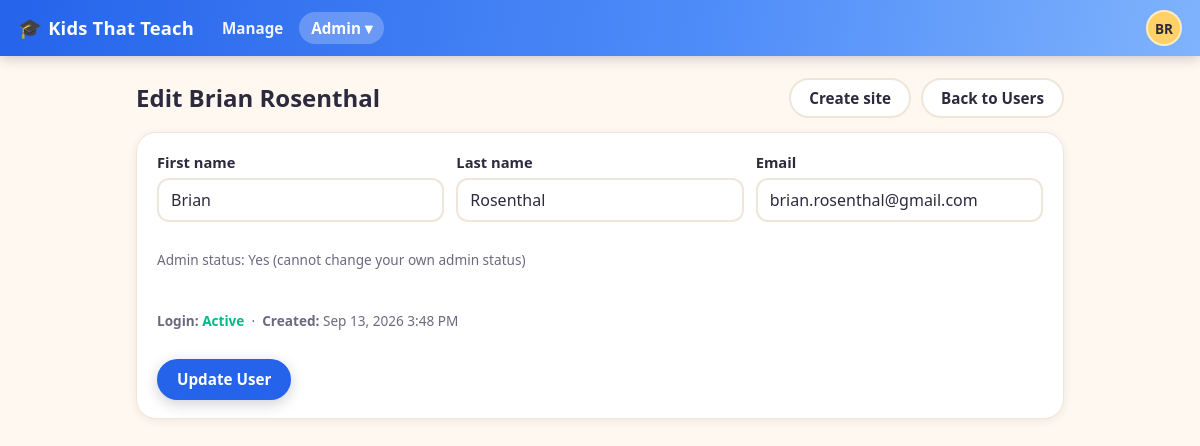
/admin/user_edit.php?id=1 (signed in), run on the app's committed database.
### tables this page shows
CREATE TABLE settings (
  id INT AUTO_INCREMENT PRIMARY KEY,
  key_name VARCHAR(191) NOT NULL UNIQUE,
  value LONGTEXT NULL,
  updated_at DATETIME NOT NULL DEFAULT CURRENT_TIMESTAMP ON UPDATE CURRENT_TIMESTAMP
);

CREATE TABLE users (
  id INT AUTO_INCREMENT PRIMARY KEY,
  first_name VARCHAR(100) NOT NULL,
  last_name VARCHAR(100) NOT NULL,
  email VARCHAR(255) DEFAULT NULL UNIQUE,
  password_hash VARCHAR(255) NOT NULL DEFAULT '',
  is_admin TINYINT(1) NOT NULL DEFAULT 0 COMMENT 'App administrator',
  email_verify_token VARCHAR(64) DEFAULT NULL,
  email_verified_at DATETIME DEFAULT NULL,
  password_reset_token_hash CHAR(64) DEFAULT NULL,
  password_reset_expires_at DATETIME DEFAULT NULL,
  created_at DATETIME NOT NULL DEFAULT CURRENT_TIMESTAMP
);

### partials.php (called while the page is built)
<?php
require_once __DIR__ . '/config.php';
require_once __DIR__ . '/settings.php';
require_once __DIR__ . '/lib/Application.php';
require_once __DIR__ . '/lib/ApplicationUI.php';
function h($s) {
    return htmlspecialchars($s ?? '', ENT_QUOTES, 'UTF-8');
}
function header_html(string $title): void {
    ApplicationUI::headerHtml($title);
}
function footer_html(): void {
    ApplicationUI::footerHtml();
}

### config.php (called while the page is built, shortened)
<?php
function pdo(): PDO {
    static $pdo = null;
    if ($pdo === null) {
        $dsn = 'mysql:host=' . DB_HOST . ';dbname=' . DB_NAME . ';charset=utf8mb4';
        $options = [
            PDO::ATTR_ERRMODE => PDO::ERRMODE_EXCEPTION,
            PDO::ATTR_DEFAULT_FETCH_MODE => PDO::FETCH_ASSOC,
            PDO::ATTR_EMULATE_PREPARES => false,
        ];
        $pdo = new PDO($dsn, DB_USER, DB_PASS, $options);
    }
    return $pdo;
}
function current_user(): ?array {
    require_once __DIR__ . '/lib/UserManagement.php';
    if (!empty($_SESSION['uid'])) {
        static $user = null;
        if ($user === null) {
            $user = UserManagement::findById((int)$_SESSION['uid']) ?: false;
        }
        return $user ?: null;
    }
    return null;
}
function require_admin(): void {
    $user = current_user();
}

### lib/UserManagement.php (called while the page is built, shortened)
<?php
require_once __DIR__ . '/../config.php';
require_once __DIR__ . '/../settings.php';
class UserManagement {
    private static function pdo(): PDO {
        return pdo();
    }
    public static function findById(int $id): ?array {
        $st = self::pdo()->prepare('SELECT * FROM users WHERE id=? LIMIT 1');
        $st->execute([$id]);
        $row = $st->fetch();
        return $row ?: null;
    }
}

### settings.php (called while the page is built, shortened)
<?php
require_once __DIR__ . '/config.php';
class Settings {
    private static function pdo(): PDO {
        return pdo();
    }
    public static function get(string $key, string $default = ''): string {
        $st = self::pdo()->prepare('SELECT value FROM settings WHERE key_name = ? LIMIT 1');
        $st->execute([$key]);
        $row = $st->fetch();
        return $row ? (string)$row['value'] : $default;
    }
    public static function siteTitle(): string {
        return self::get('site_title', APP_NAME);
    }
}

### admin/user_edit.php (the view, shortened to what this page needs)
<?php
require_once __DIR__ . '/../partials.php';
require_once __DIR__ . '/../lib/UserManagement.php';
require_admin();
$userId = (int)($_GET['id'] ?? 0);
$user = UserManagement::findById($userId);
$form = [];
foreach (['first_name', 'last_name', 'email', 'is_admin'] as $field) {
    $form[$field] = $_GET[$field] ?? ($user[$field] ?? '');
}
$me = current_user();
$canEditAdmin = ((int)$user['id'] !== (int)$me['id']);
$hasPassword = ($user['password_hash'] !== '');
$userName = trim(($user['first_name'] ?? '') . ' ' . ($user['last_name'] ?? ''));
$site = SiteManagement::findByUserId($userId);
header_html('Edit ' . $userName);
?>
<div class="page-head">
  <h2>Edit <?= h($userName) ?></h2>
  <div class="actions">
    <?php if ($site): ?>
      <a class="button" href="/manage/?user_id=<?= (int)$userId ?>">Content</a>
      <a class="button" href="/manage/site_settings.php?site_id=<?= (int)$site['id'] ?>">Site settings</a>
    <?php else: ?>
      <a class="button" href="/manage/?user_id=<?= (int)$userId ?>">Create site</a>
    <?php endif; ?>
    <a class="button" href="/admin/users.php">Back to Users</a>
  </div>
</div>
<div class="card">
  <form method="post" action="/admin/user_edit_eval.php" class="stack">
    <div class="grid form-grid">
      <label>First name
        <input type="text" name="first_name" value="<?=h($form['first_name'] ?? '')?>" required>
      </label>
      <label>Last name
        <input type="text" name="last_name" value="<?=h($form['last_name'] ?? '')?>" required>
      </label>
      <label>Email
        <input type="email" name="email" value="<?=h($form['email'] ?? '')?>" required>
      </label>
    </div>
    <?php if ($canEditAdmin): ?>
      <label class="inline">
        <input type="checkbox" name="is_admin" value="1" <?= !empty($form['is_admin']) ? 'checked' : '' ?>>
        Admin user
      </label>
    <?php else: ?>
      <p class="small">Admin status: <?= !empty($user['is_admin']) ? 'Yes' : 'No' ?> (cannot change your own admin status)</p>
    <?php endif; ?>
    <p class="small">
      <strong>Login:</strong>
      <?php if (!empty($user['email_verified_at'])): ?>
        <span class="status-verified">Active</span>
      <?php elseif (!$hasPassword): ?>
        <span class="status-pending">Awaiting account activation</span>
      <?php else: ?>
        <span class="status-pending">Pending email verification</span>
      <?php endif; ?>
      &nbsp;·&nbsp; <strong>Created:</strong> <?= h(date('M j, Y g:i A', strtotime($user['created_at']))) ?>
    </p>
    <div class="actions">
      <button class="button primary" type="submit">Update User</button>
    </div>
  </form>
</div>
<?php footer_html(); ?>

### lib/ApplicationUI.php (shortened to what this page needs)
<?php
require_once __DIR__ . '/../config.php';
require_once __DIR__ . '/../settings.php';
class ApplicationUI {
    public static function staticResourceUrl(string $path): string {
        $filePath = __DIR__ . '/../' . ltrim($path, '/');
        $version = @filemtime($filePath);
        return $path . '?v=' . $version;
    }
    public static function cssLink(string $path): string {
        $url = self::staticResourceUrl($path);
        return '<link rel="stylesheet" href="' . htmlspecialchars($url, ENT_QUOTES, 'UTF-8') . '">';
    }
    public static function jsScript(string $path): string {
        $url = self::staticResourceUrl($path);
        return '<script src="' . htmlspecialchars($url, ENT_QUOTES, 'UTF-8') . '"></script>';
    }
    public static function headerHtml(string $title): void {
        $u = current_user();
        $script = $_SERVER['SCRIPT_NAME'] ?? '';
        $siteTitle = Settings::siteTitle();
        echo '<!doctype html><html><head><meta charset="utf-8"><meta name="viewport" content="width=device-width,initial-scale=1">';
        echo self::cssLink('/styles.css');
        echo self::cssLink('/video-panel.css');
        echo '</head><body>';
        if ($u) {
            $navItems = [
                ['path' => '/manage/', 'label' => 'Manage', 'prefixes' => ['/manage/']],
            ];
            echo '<header class="topbar">';
            echo '<a class="brand" href="/manage/"><span class="brand-mark" aria-hidden="true">&#127891;</span> ' . h($siteTitle) . '</a>';
            echo '<nav class="topnav">';
            foreach ($navItems as $item) {
                $active = false;
                echo '<a href="' . h($item['path']) . '"' . ($active ? ' class="active"' : '') . '>' . h($item['label']) . '</a>';
            }
            if (!empty($u['is_admin'])) {
                $inAdmin = strpos($script, '/admin/') === 0;
                $adminItems = [
                    ['path' => '/admin/users.php', 'label' => 'Users'],
                    ['path' => '/admin/sites.php', 'label' => 'Sites'],
                    ['path' => '/admin/settings.php', 'label' => 'Settings'],
                    ['path' => '/admin/video_storage.php', 'label' => 'Video Storage'],
                    ['path' => '/admin/migrations.php', 'label' => 'Migrations'],
                    ['path' => '/admin/activity_log.php', 'label' => 'Activity Log'],
                    ['path' => '/admin/email_log.php', 'label' => 'Email Log'],
                ];
                $adminLinks = '';
                foreach ($adminItems as $item) {
                    $active = $inAdmin && basename(parse_url($item['path'], PHP_URL_PATH)) === basename($script);
                    $adminLinks .= '<a href="' . h($item['path']) . '" role="menuitem"' . ($active ? ' class="active"' : '') . '>' . h($item['label']) . '</a>';
                }
                echo '<span class="menu-wrap">'
                   . '<button type="button" id="adminToggle" class="topnav-toggle' . ($inAdmin ? ' active' : '') . '" aria-expanded="false" aria-controls="adminMenu">Admin &#9662;</button>'
                   . '<span id="adminMenu" class="popup-menu hidden" role="menu" aria-hidden="true">' . $adminLinks . '</span>'
                   . '</span>';
            }
            echo '</nav>';
            echo '<div class="topbar-right">';
            $initials = strtoupper((string)substr((string)($u['first_name'] ?? ''), 0, 1) . (string)substr((string)($u['last_name'] ?? ''), 0, 1));
            $name = trim((string)($u['first_name'] ?? '') . ' ' . (string)($u['last_name'] ?? ''));
            echo '<span class="menu-wrap">'
               . '<button type="button" id="profileToggle" class="avatar" aria-expanded="false" aria-controls="profileMenu" title="' . h($name) . '" aria-label="Account menu for ' . h($name) . '">' . h($initials) . '</button>'
               . '<span id="profileMenu" class="popup-menu popup-menu-right hidden" role="menu" aria-hidden="true">'
               .   '<a href="/profile/change_password.php" role="menuitem">Change Password</a>'
               .   '<a href="/logout.php" role="menuitem">Logout</a>'
               . '</span>'
               . '</span>';
            echo '</div>';
            echo '</header>';
            echo '<div class="content"><main>';
        } else {
            echo '<header class="topbar"><a class="brand" href="/login.php"><span class="brand-mark" aria-hidden="true">&#127891;</span> ' . h($siteTitle) . '</a></header>';
            echo '<div class="content"><main>';
        }
    }
    public static function footerHtml(): void {
        echo '</main></div>' . self::jsScript('/main.js') . '</body></html>';
    }
}

### styles.css (style rules this page uses)
:root { --color-bg: #FFF8F0; --color-surface: #FFFFFF; --color-ink: #2D2A3E; --color-ink-muted: #6E687F; --color-border: #EFE6DA; --color-primary: #2563EB; --color-primary-dark: #1D4ED8; --color-primary-light: #4F8DF9; --color-primary-lighter: #7FB3FC; --color-primary-soft: #DBEAFE; --color-accent: #FF6B6B; --color-accent-dark: #E85454; --color-success: #06D6A0; --color-success-dark: #05B888; --color-sunny: #FFD166; --color-sky: #4CC9F0; --radius: 12px; --radius-card: 20px; --shadow-card: 0 10px 30px rgba(37, 99, 235, .12); --shadow-soft: 0 2px 8px rgba(45, 42, 62, .08); --font-display: "Avenir Next", "Trebuchet MS", "Segoe UI", system-ui, -apple-system, Roboto, sans-serif; --font-mono: ui-monospace, SFMono-Regular, Menlo, Consolas, monospace; }
* { box-sizing: border-box; }
body { margin: 0; font-family: var(--font-display); background: var(--color-bg); color: var(--color-ink); line-height: 1.5; }
a { color: var(--color-primary); }
h1, h2, h3 { line-height: 1.2; }
h2 { margin: 0.4rem 0 0.8rem; }
.small { font-size: 0.85rem; color: var(--color-ink-muted); }
.topbar { display: flex; align-items: center; gap: 16px; padding: 10px 18px; background: linear-gradient(100deg, var(--color-primary) 0%, var(--color-primary-light) 60%, var(--color-primary-lighter) 100%); color: #fff; flex-wrap: wrap; position: sticky; top: 0; z-index: 20; box-shadow: 0 2px 12px rgba(45, 42, 62, .25); }
.brand { color: #fff; text-decoration: none; font-weight: 800; font-size: 1.15rem; letter-spacing: 0.2px; display: flex; align-items: center; gap: 6px; }
.brand-mark { font-size: 1.2rem; }
.topnav { display: flex; align-items: center; gap: 4px; flex-wrap: wrap; }
.topnav a, .topnav-toggle { color: rgba(255, 255, 255, 0.92); text-decoration: none; font-weight: 600; font-size: 0.95rem; padding: 6px 12px; border-radius: 999px; border: none; background: transparent; font-family: inherit; cursor: pointer; }
.topnav a.active, .topnav-toggle.active { background: rgba(255, 255, 255, 0.24); color: #fff; }
.topbar-right { margin-left: auto; display: flex; align-items: center; gap: 12px; }
.menu-wrap { position: relative; display: inline-block; }
.avatar { width: 36px; height: 36px; border-radius: 50%; border: 2px solid rgba(255, 255, 255, 0.6); background: var(--color-sunny); color: var(--color-ink); font-weight: 800; font-size: 0.85rem; cursor: pointer; display: inline-flex; align-items: center; justify-content: center; font-family: inherit; }
.content { max-width: 960px; margin: 0 auto; padding: 22px 16px 60px; }
.page-head { display: flex; align-items: center; justify-content: space-between; gap: 12px; flex-wrap: wrap; }
.page-head h2, .page-head h3 { margin: 0; }
.card { background: var(--color-surface); border-radius: var(--radius-card); border: 1px solid var(--color-border); box-shadow: var(--shadow-soft); padding: 18px 20px; margin: 14px 0; }
.stack { display: flex; flex-direction: column; gap: 14px; }
.stack label { display: flex; flex-direction: column; gap: 5px; font-weight: 600; font-size: 0.92rem; }
.grid { display: grid; gap: 12px; }
.form-grid { grid-template-columns: repeat(auto-fit, minmax(220px, 1fr)); }
.grid label { display: flex; flex-direction: column; gap: 5px; font-weight: 600; font-size: 0.92rem; }
input[type="text"], input[type="email"], input[type="password"], input[type="number"], input[type="url"], textarea, select { font-family: inherit; font-size: 1rem; padding: 9px 12px; border: 2px solid var(--color-border); border-radius: var(--radius); background: #fff; color: var(--color-ink); font-weight: 400; max-width: 100%; }
.actions { display: flex; align-items: center; gap: 10px; flex-wrap: wrap; }
.button { display: inline-flex; align-items: center; justify-content: center; gap: 6px; font-family: inherit; font-size: 0.95rem; font-weight: 700; padding: 9px 18px; border-radius: 999px; border: 2px solid var(--color-border); background: var(--color-surface); color: var(--color-ink); cursor: pointer; text-decoration: none; transition: transform 80ms ease, box-shadow 80ms ease; line-height: 1.2; }
.button.primary { background: var(--color-primary); border-color: var(--color-primary); color: #fff; box-shadow: 0 4px 14px rgba(45, 42, 62, .22); }
.status-verified { color: var(--color-success-dark); font-weight: 700; }

### data on the page
settings: value "Kids That Teach"
users: initials "BR", userName "Brian Rosenthal", first_name "Brian", last_name "Rosenthal", email "brian.rosenthal@gmail.com", created_at "Sep 13, 2026 3:48 PM"

### other printed values
$item['label'] "Manage"
